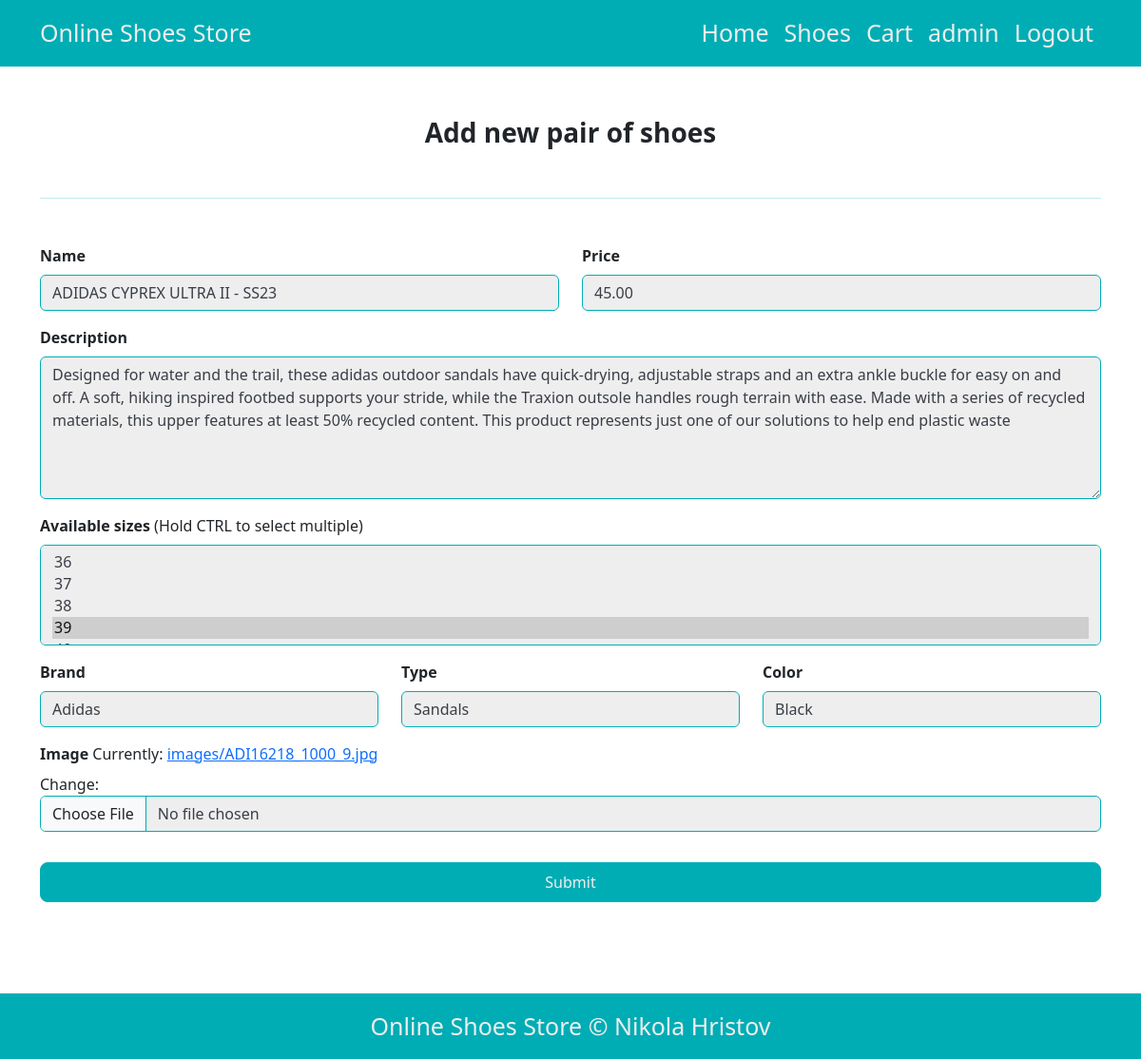
Page /shoes/edit/24 (signed in) on the committed database.
### ShoesStoreApp/models.py (models this page shows, shortened)
class Shoes(models.Model):
    BRAND = [
        ('Adidas', 'Adidas'),
        ('Nike', 'Nike'),
        ('Brooks', 'Brooks'),
        ('Puma', 'Puma'),
    ]
    TYPE = [
        ('Running shoes', 'Running shoes'),
        ('Basketball shoes', 'Basketball shoes'),
        ('Tennis shoes', 'Tennis shoes'),
        ('Football shoes', 'Football shoes'),
        ('Sneakers', 'Sneakers'),
        ('Sandals', 'Sandals'),
    ]
    SIZES = [
        ('36', '36'),
        ('37', '37'),
        ('38', '38'),
        ('39', '39'),
        ('40', '40'),
        ('41', '41'),
        ('42', '42'),
        ('43', '43'),
        ('44', '44'),
    ]
    name = models.CharField(max_length=255)
    description = models.TextField()
    brand = models.CharField(max_length=255, choices=BRAND)
    type = models.CharField(max_length=255, choices=TYPE)
    color = models.CharField(max_length=255)
    size = models.ManyToManyField('ShoesSize', related_name="shoes")
    price = models.DecimalField(max_digits=5, decimal_places=2)
    image = models.ImageField(upload_to="images/")

class ShoesSize(models.Model):
    size = models.CharField(max_length=255, choices=Shoes.SIZES)
    def __str__(self):
        return self.size

### ShoesStoreApp/decorators.py (the view)
        def wrapper_func(request, *args, **kwargs):
            group = None
            if request.user.groups.exists():
                group = request.user.groups.all()[0].name
            if group in allowed_roles:
                return view_func(request, *args, **kwargs)
            else:
                return redirect('not_allowed')

### ShoesStoreApp/forms.py
class ShoesForm(forms.ModelForm):
    def __init__(self, *args, **kwargs):
        super(ShoesForm, self).__init__(*args, **kwargs)
        for field in self.visible_fields():
            field.field.widget.attrs["class"] = "form-control mb-3"
    class Meta:
        model = Shoes
        fields = '__all__'

### ShoesStoreApp/views.py (called while the page is built)
@login_required(login_url='loginPage')
@allowed_users(allowed_roles=['admin'])
def add_shoes(request, id=0):
    if request.method == "POST":
        if id == 0:
            form = ShoesForm(request.POST, request.FILES)
        else:
            pair_of_shoes = Shoes.objects.get(pk=id)
            form = ShoesForm(request.POST, request.FILES, instance=pair_of_shoes)
        if form.is_valid():
            form.save()
        return redirect("shoes")
    else:
        if id == 0:
            form = ShoesForm()
        else:
            pair_of_shoes = Shoes.objects.get(pk=id)
            form = ShoesForm(instance=pair_of_shoes)
    context = {"form": form}
    return render(request, "addShoes.html", context=context)

### templates/addShoes.html (shortened to what this page needs)
{% extends 'navbar.html' %}
{% load static %}
{% block content %}
    <div class="container">
        <p class="text-center my-5 fw-semibold fs-3">Add new pair of shoes</p>
        <hr style="color: #00ADB5">
    </div>
    <form method="POST" action="" enctype="multipart/form-data">
        <div class="container my-5">
            <div class="row">
                <div class="col-6">
                    <label class="mb-2"><b>Name</b></label>
                    {{ form.name }}
                </div>
                <div class="col-6">
                    <label class="mb-2"><b>Price</b></label>
                    {{ form.price }}
                </div>
            </div>
            <div class="row">
                <div class="col-12">
                    <label class="mb-2"><b>Description</b></label>
                    {{ form.description }}
                </div>
            </div>
            <div class="row">
                <div class="col-12">
                    <label class="mb-2"><b>Available sizes</b> (Hold CTRL to select multiple)</label>
                    {{ form.size }}
                </div>
            </div>
            <div class="row">
                <div class="col-4">
                    <label class="mb-2"><b>Brand</b></label>
                    {{ form.brand }}
                </div>
                <div class="col-4">
                    <label class="mb-2"><b>Type</b></label>
                    {{ form.type }}
                </div>
                <div class="col-4">
                    <label class="mb-2"><b>Color</b></label>
                    {{ form.color }}
                </div>
            </div>
            <div class="row">
                <div class="col-12">
                    <label class="mb-2"><b>Image</b></label>
                    {{ form.image }}
                </div>
            </div>
            <div class="row">
                <div class="col-12">
                    <button id="add_edit_shoes_submit" class="btn submit_add_form w-100 px-5 py-2 mt-3 rounded-3" type="submit" name="Shoes">
                        Submit
                    </button>
                </div>
            </div>
        </div>
    </form>
{% endblock %}

### templates/navbar.html (shortened to what this page needs)
<!DOCTYPE html>
{% load static %}
<html lang="en">
<head>
    <link rel="stylesheet" href="{% static 'css/main.css' %}">
    <link href="https://cdn.jsdelivr.net/npm/bootstrap@5.3.0/dist/css/bootstrap.min.css" rel="stylesheet"
>
</head>
<body>
<nav class="navbar navbar-expand-lg">
    <div class="container">
        <a class="navbar-brand" href="{% url 'index' %}">Online Shoes Store</a>
        <div class="collapse navbar-collapse" id="navbarNav">
            <ul class="navbar-nav ms-auto">
                <li class="nav-item">
                    <a class="nav-link" href="{% url 'index' %}">Home</a>
                </li>
                <li class="nav-item">
                    <a id="shoes_button" class="nav-link" href="{% url 'shoes' %}">Shoes</a>
                </li>
                {% if user.is_authenticated %}
                    <li class="nav-item position-relative">
                        <a class="nav-link" href="{% url 'cart' %}">Cart</a>
                    </li>
                {% endif %}
                <li class="nav-item">
                    {% if user.is_authenticated %}
                        <a class="nav-link" href="">{{ user }}</a>
                    {% else %}
                        <a id="login_button" class="nav-link" href="{% url 'loginPage' %}">Login</a>
                    {% endif %}
                </li>
                <li class="nav-item">
                    {% if user.is_authenticated %}
                        <a class="nav-link" href="{% url 'logoutUser' %}">Logout</a>
                    {% endif %}
                </li>
            </ul>
        </div>
    </div>
</nav>
<div class="main">
    {% block content %}
    {% endblock content %}
</div>
<footer class="container-fluid mt-5 mb-0 pb-0">
    <div class="container">
        <div class="text-center py-3 footer-text">Online Shoes Store © Nikola Hristov</div>
    </div>
</footer>
</body>
</html>

### static/css/main.css (style rules this page uses)
html, body { height: 100%; }
body { display: flex; flex-direction: column; }
.main { flex-grow: 1; }
.navbar, footer, .price_details { background: #00ADB5 !important; color: #EEEEEE; }
.navbar-brand { color: #EEEEEE !important; / / font-family: 'Zilla Slab', emoji; font-style: normal !important; font-weight: 500 !important; font-size: 25px !important; }
.nav-link, .footer-text { color: #EEEEEE !important; / / font-family: 'Zilla Slab', emoji; font-style: normal !important; font-weight: 400 !important; font-size: 25px !important; }
.log_in_button, .add_shoes_btn, .submit_add_form { color: #EEEEEE !important; background-color: #00ADB5 !important; border-color: #00ADB5 !important; }
.form-control { color: #393E46 !important; background-color: #EEEEEE !important; border-color: #00ADB5 !important; }
#id_description { height: 150px !important; }

### rows in the picture
Shoes: name "ADIDAS CYPREX ULTRA II - SS23", price "45.00", description "Designed for water and the trail, these adidas outdoor sandals have quick-drying, adjustable straps and an extra ankle buckle for easy on and off. A soft, hiking inspired footbed supports your stride, while the Traxion outsole handles rough terrain with ease. Made with a series of recycled materials, this upper features at least 50% recycled content. This product represents just one of our solutions to help end plastic waste", brand "Adidas", type "Sandals", color "Black"
ShoesSize: size "36 / 37 / 38 / 39 ☑"

### other values in the picture
{{ user }} "admin"
